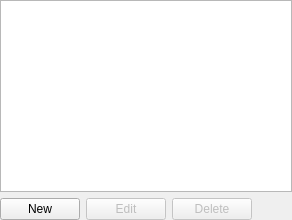
         <widget class="QWidget" name="stackedWidgetPage1_3">
          <layout class="QVBoxLayout" name="verticalLayout_12">
           <property name="leftMargin">
            <number>0</number>
           </property>
           <property name="topMargin">
            <number>0</number>
           </property>
           <property name="rightMargin">
            <number>0</number>
           </property>
           <property name="bottomMargin">
            <number>0</number>
           </property>
           <item>
            <widget class="QListWidget" name="lstThemes">
             <property name="movement">
              <enum>QListView::Static</enum>
             </property>
             <property name="resizeMode">
              <enum>QListView::Adjust</enum>
             </property>
             <property name="viewMode">
              <enum>QListView::IconMode</enum>
             </property>
             <property name="uniformItemSizes">
              <bool>true</bool>
             </property>
            </widget>
           </item>
           <item>
            <layout class="QHBoxLayout" name="horizontalLayout_6">
             <item>
              <widget class="QPushButton" name="btnThemeAdd">
               <property name="text">
                <string>New</string>
               </property>
               <property name="icon">
                <iconset theme="list-add">
                 <normaloff>../../../snowflaQe/src/ui</normaloff>../../../snowflaQe/src/ui</iconset>
               </property>
              </widget>
             </item>
             <item>
              <widget class="QPushButton" name="btnThemeEdit">
               <property name="enabled">
                <bool>false</bool>
               </property>
               <property name="text">
                <string>Edit</string>
               </property>
              </widget>
             </item>
             <item>
              <widget class="QPushButton" name="btnThemeRemove">
               <property name="enabled">
                <bool>false</bool>
               </property>
               <property name="text">
                <string>Delete</string>
               </property>
               <property name="icon">
                <iconset theme="list-remove">
                 <normaloff>../../../snowflaQe/src/ui</normaloff>../../../snowflaQe/src/ui</iconset>
               </property>
              </widget>
             </item>
             <item>
              <spacer name="horizontalSpacer_5">
               <property name="orientation">
                <enum>Qt::Horizontal</enum>
               </property>
               <property name="sizeHint" stdset="0">
                <size>
                 <width>40</width>
                 <height>20</height>
                </size>
               </property>
              </spacer>
             </item>
            </layout>
           </item>
          </layout>
         </widget>
